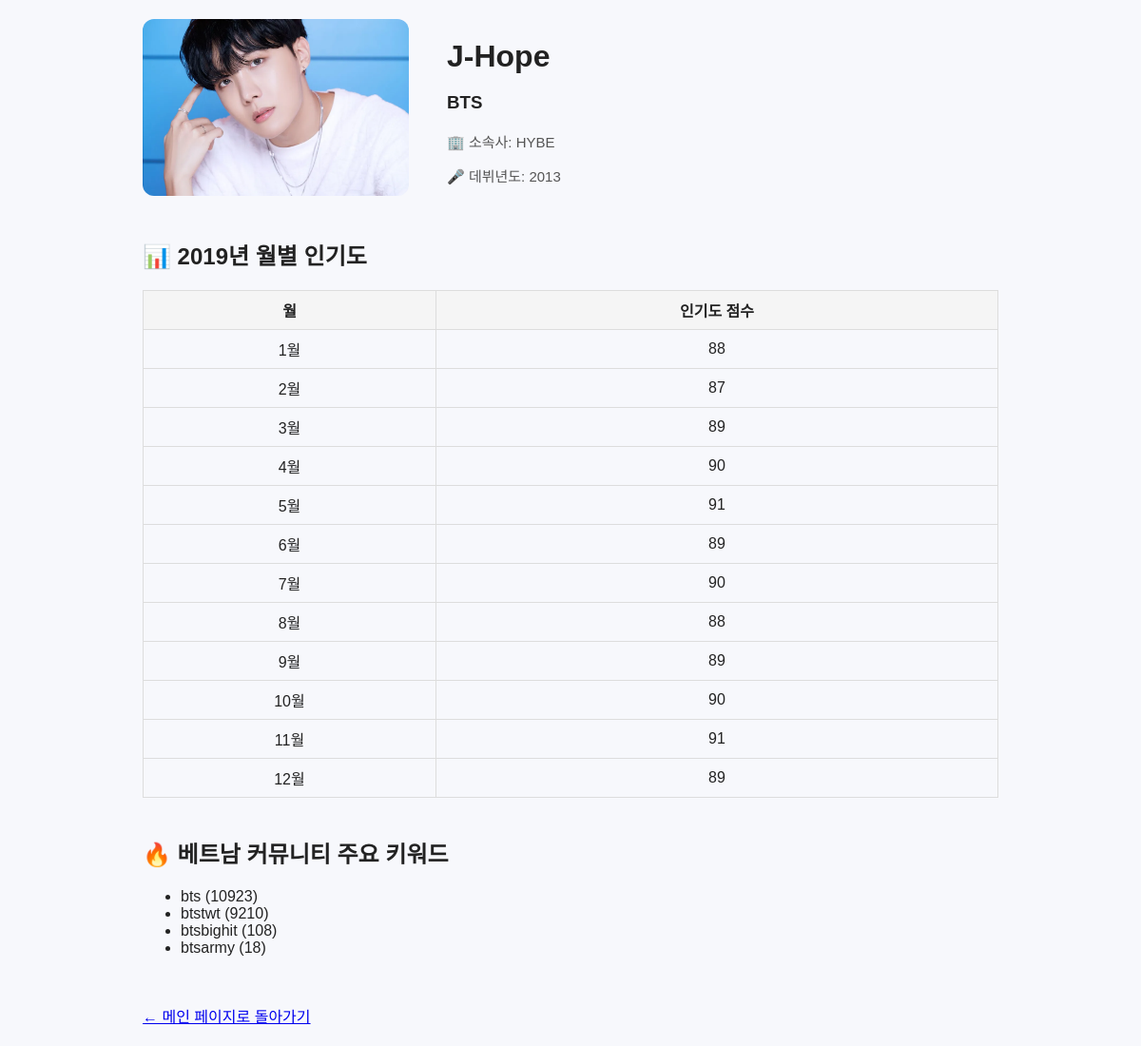
Screenshot of /idol/10 with the database file from the repository.
### tables this page shows
CREATE TABLE idol (
    id INTEGER PRIMARY KEY AUTOINCREMENT,
    name TEXT NOT NULL,
    group_name TEXT NOT NULL,
    debut_year INTEGER,
    agency TEXT
, image TEXT);

CREATE TABLE idol_popularity (
    id INTEGER PRIMARY KEY AUTOINCREMENT,
    idol_id INTEGER NOT NULL,
    year INTEGER NOT NULL,
    month INTEGER NOT NULL,
    popularity_score INTEGER NOT NULL,
    FOREIGN KEY (idol_id) REFERENCES idol(id)
);

### app.py (the view)
@app.route("/idol/<int:id>")
def idol_detail(id):
    conn = get_db()
    cur = conn.cursor()
    cur.execute("SELECT * FROM idol WHERE id = ?", (id,))
    idol = cur.fetchone()
    if idol is None:
        conn.close()
        return "아이돌 정보를 찾을 수 없습니다.", 404
    cur.execute("""
        SELECT month, popularity_score
        FROM idol_popularity
        WHERE idol_id = ?
          AND year = 2019
        ORDER BY month
    """, (id,))
    popularity = cur.fetchall()
    cur.execute("""
        SELECT keyword, SUM(keyword_count) AS total_count
        FROM keyword_trend
        WHERE year = 2019
          AND (
              LOWER(keyword) LIKE '%' || LOWER(?) || '%'
              OR LOWER(keyword) LIKE '%' || LOWER(?) || '%'
          )
        GROUP BY keyword
        ORDER BY total_count DESC
        LIMIT 5
    """, (idol["name"], idol["group_name"]))
    keywords = cur.fetchall()
    conn.close()
    return render_template(
        "idol_detail.html",
        idol=idol,
        popularity=popularity,
        keywords=keywords
    )

### app.py (called while the page is built)
def get_db():
    conn = sqlite3.connect("database.db")
    conn.row_factory = sqlite3.Row
    return conn

### templates/idol_detail.html (shortened to what this page needs)
<!DOCTYPE html>
<html lang="ko">
<head>
    <link rel="stylesheet" href="{{ url_for('static', filename='style.css') }}">
</head>
<body>
<div class="detail-container">
    <div class="idol-header">
        <img
            src="{{ url_for('static', filename='images/' ~ idol.image) }}"
            alt="{{ idol.name }}"
        >
        <div class="idol-info">
            <h1>{{ idol.name }}</h1>
            <h3>{{ idol.group_name }}</h3>
            <div class="meta">
                <p>🏢 소속사:
                    {{ idol.agency if idol.agency else "정보 없음" }}
                </p>
                <p>🎤 데뷔년도:
                    {{ idol.debut_year if idol.debut_year else "정보 없음" }}
                </p>
            </div>
        </div>
    </div>
    <section>
        <h2>📊 2019년 월별 인기도</h2>
        {% if popularity and popularity|length > 0 %}
        <table>
            <thead>
                <tr>
                    <th>월</th>
                    <th>인기도 점수</th>
                </tr>
            </thead>
            <tbody>
                {% for row in popularity %}
                <tr>
                    <td>{{ row.month }}월</td>
                    <td>{{ row.popularity_score }}</td>
                </tr>
                {% endfor %}
            </tbody>
        </table>
        {% else %}
            <p>월별 인기도 데이터가 없습니다.</p>
        {% endif %}
    </section>
    <section>
        <h2>🔥 베트남 커뮤니티 주요 키워드</h2>
        {% if keywords and keywords|length > 0 %}
            <ul>
                {% for k in keywords %}
                <li>{{ k.keyword }} ({{ k.total_count }})</li>
                {% endfor %}
            </ul>
        {% else %}
            <p>관련 키워드 데이터가 없습니다.</p>
        {% endif %}
    </section>
    <footer style="margin-top:50px;">
        <a href="/">← 메인 페이지로 돌아가기</a>
    </footer>
</div>
</body>
</html>

### static/style.css (style rules this page uses)
body { font-family: "Apple SD Gothic Neo", "Noto Sans KR", sans-serif; margin: 0; padding: 0; background: #f7f8fc; color: #222; }

### templates/idol_detail.html (style rules this page uses)
.detail-container { max-width: 900px; margin: 0 auto; padding: 20px; }
.idol-header { display: flex; gap: 40px; align-items: flex-start; }
.idol-header img { width: 280px; border-radius: 12px; }
.idol-info { flex: 1; }
.idol-info h1 { margin-bottom: 10px; }
.meta { margin-top: 10px; font-size: 15px; color: #555; }
table { margin-top: 15px; border-collapse: collapse; width: 100%; }
table th, table td { border: 1px solid #ddd; padding: 8px; text-align: center; }
table th { background-color: #f5f5f5; }
section { margin-top: 40px; }

### rows the page displays
idol: image (picture), name "J-Hope", group_name "BTS", agency "HYBE", debut_year "2013"
idol_popularity: month "1", popularity_score "88"
idol_popularity: month "2", popularity_score "87"
idol_popularity: month "3", popularity_score "89"
idol_popularity: month "4", popularity_score "90"
idol_popularity: month "5", popularity_score "91"
idol_popularity: month "6", popularity_score "89"
idol_popularity: month "7", popularity_score "90"
idol_popularity: month "8", popularity_score "88"
idol_popularity: month "9", popularity_score "89"
idol_popularity: month "10", popularity_score "90"
idol_popularity: month "11", popularity_score "91"
idol_popularity: month "12", popularity_score "89"

### other values shown
{{ k.keyword }} "bts" "btstwt" "btsbighit" "btsarmy"
{{ k.total_count }} "10923" "9210" "108" "18"
